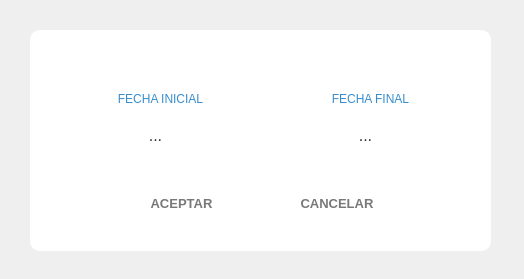
<?xml version="1.0" encoding="UTF-8"?>
<ui version="4.0">
 <class>DateRangeSelection</class>
 <widget class="QWidget" name="DateRangeSelection">
  <property name="geometry">
   <rect>
    <x>0</x>
    <y>0</y>
    <width>524</width>
    <height>279</height>
   </rect>
  </property>
  <property name="windowTitle">
   <string>Form</string>
  </property>
  <widget class="MyLabelAnimated" name="pb_fecha_inicial">
   <property name="geometry">
    <rect>
     <x>70</x>
     <y>120</y>
     <width>171</width>
     <height>31</height>
    </rect>
   </property>
   <property name="minimumSize">
    <size>
     <width>0</width>
     <height>31</height>
    </size>
   </property>
   <property name="font">
    <font>
     <family>Segoe UI</family>
     <pointsize>12</pointsize>
    </font>
   </property>
   <property name="styleSheet">
    <string notr="true">QLabel{
	background-color: #FFFFFF; 
	border-radius: 6px;
	color:rgb(50, 50, 50);
}
QLabel:hover:!pressed{
	  background-color: #EEEEEE; 
}</string>
   </property>
   <property name="text">
    <string>...</string>
   </property>
   <property name="scaledContents">
    <bool>true</bool>
   </property>
   <property name="alignment">
    <set>Qt::AlignCenter</set>
   </property>
  </widget>
  <widget class="MyLabelAnimated" name="pb_fecha_final">
   <property name="geometry">
    <rect>
     <x>280</x>
     <y>120</y>
     <width>171</width>
     <height>31</height>
    </rect>
   </property>
   <property name="minimumSize">
    <size>
     <width>0</width>
     <height>31</height>
    </size>
   </property>
   <property name="font">
    <font>
     <family>Segoe UI</family>
     <pointsize>12</pointsize>
    </font>
   </property>
   <property name="styleSheet">
    <string notr="true">QLabel{
	background-color: #FFFFFF; 
	border-radius: 6px;
	color:rgb(50, 50, 50);
}
QLabel:hover:!pressed{
	  background-color: #EEEEEE; 
}</string>
   </property>
   <property name="text">
    <string>...</string>
   </property>
   <property name="scaledContents">
    <bool>true</bool>
   </property>
   <property name="alignment">
    <set>Qt::AlignCenter</set>
   </property>
  </widget>
  <widget class="QLabel" name="lb_prioridad">
   <property name="geometry">
    <rect>
     <x>90</x>
     <y>90</y>
     <width>141</width>
     <height>17</height>
    </rect>
   </property>
   <property name="styleSheet">
    <string notr="true">font: 10pt &quot;Segoe UI Semilight&quot;;
color: rgb(54, 141, 206);</string>
   </property>
   <property name="text">
    <string>FECHA INICIAL</string>
   </property>
   <property name="alignment">
    <set>Qt::AlignCenter</set>
   </property>
  </widget>
  <widget class="QLabel" name="lb_prioridad_2">
   <property name="geometry">
    <rect>
     <x>300</x>
     <y>90</y>
     <width>141</width>
     <height>17</height>
    </rect>
   </property>
   <property name="styleSheet">
    <string notr="true">font: 10pt &quot;Segoe UI Semilight&quot;;
color: rgb(54, 141, 206);</string>
   </property>
   <property name="text">
    <string>FECHA FINAL</string>
   </property>
   <property name="alignment">
    <set>Qt::AlignCenter</set>
   </property>
  </widget>
  <widget class="QWidget" name="layoutWidget">
   <property name="geometry">
    <rect>
     <x>150</x>
     <y>190</y>
     <width>224</width>
     <height>28</height>
    </rect>
   </property>
   <layout class="QHBoxLayout" name="horizontalLayout_4">
    <item>
     <widget class="QPushButton" name="pb_aceptar">
      <property name="font">
       <font>
        <family>Segoe UI</family>
        <pointsize>10</pointsize>
        <weight>75</weight>
        <bold>true</bold>
       </font>
      </property>
      <property name="styleSheet">
       <string notr="true">QPushButton{
	border-radius: 3px;
	color:rgb(120, 120, 120);
}
QPushButton:hover:!pressed{
	  background-color: #EEEEEE; 
}</string>
      </property>
      <property name="text">
       <string>ACEPTAR</string>
      </property>
      <property name="icon">
       <iconset resource="assets.qrc">
        <normaloff>:/icons/accept.png</normaloff>:/icons/accept.png</iconset>
      </property>
      <property name="iconSize">
       <size>
        <width>20</width>
        <height>20</height>
       </size>
      </property>
      <property name="flat">
       <bool>true</bool>
      </property>
     </widget>
    </item>
    <item>
     <spacer name="horizontalSpacer_3">
      <property name="orientation">
       <enum>Qt::Horizontal</enum>
      </property>
      <property name="sizeHint" stdset="0">
       <size>
        <width>40</width>
        <height>20</height>
       </size>
      </property>
     </spacer>
    </item>
    <item>
     <widget class="QPushButton" name="pb_cancelar">
      <property name="font">
       <font>
        <family>Segoe UI</family>
        <pointsize>10</pointsize>
        <weight>75</weight>
        <bold>true</bold>
       </font>
      </property>
      <property name="styleSheet">
       <string notr="true">QPushButton{
	border-radius: 3px;
	color:rgb(120, 120, 120);
}
QPushButton:hover:!pressed{
	  background-color: #EEEEEE; 
}</string>
      </property>
      <property name="text">
       <string>CANCELAR</string>
      </property>
      <property name="icon">
       <iconset resource="assets.qrc">
        <normaloff>:/icons/cancel.png</normaloff>:/icons/cancel.png</iconset>
      </property>
      <property name="iconSize">
       <size>
        <width>20</width>
        <height>20</height>
       </size>
      </property>
      <property name="flat">
       <bool>true</bool>
      </property>
     </widget>
    </item>
   </layout>
  </widget>
  <widget class="MyLabelShine" name="label_background">
   <property name="geometry">
    <rect>
     <x>30</x>
     <y>30</y>
     <width>461</width>
     <height>221</height>
    </rect>
   </property>
   <property name="styleSheet">
    <string notr="true">background-color: #FFFFFF; 
border-radius: 10px;
/*border: 2px solid #368DCE;*/</string>
   </property>
   <property name="text">
    <string/>
   </property>
   <property name="alignment">
    <set>Qt::AlignCenter</set>
   </property>
  </widget>
  <widget class="my_label" name="lb_logo">
   <property name="geometry">
    <rect>
     <x>40</x>
     <y>40</y>
     <width>52</width>
     <height>42</height>
    </rect>
   </property>
   <property name="minimumSize">
    <size>
     <width>0</width>
     <height>0</height>
    </size>
   </property>
   <property name="maximumSize">
    <size>
     <width>200</width>
     <height>240</height>
    </size>
   </property>
   <property name="styleSheet">
    <string notr="true">border-image: url(:/icons/app_logo.png);</string>
   </property>
   <property name="text">
    <string/>
   </property>
   <property name="scaledContents">
    <bool>false</bool>
   </property>
   <property name="alignment">
    <set>Qt::AlignCenter</set>
   </property>
   <property name="wordWrap">
    <bool>false</bool>
   </property>
  </widget>
  <widget class="QPushButton" name="pb_close">
   <property name="geometry">
    <rect>
     <x>450</x>
     <y>40</y>
     <width>31</width>
     <height>31</height>
    </rect>
   </property>
   <property name="minimumSize">
    <size>
     <width>0</width>
     <height>0</height>
    </size>
   </property>
   <property name="styleSheet">
    <string notr="true">QPushButton{
	color: rgb(77, 77, 77);
	border-radius: 3px;
}
QPushButton:hover:!pressed{
	  background-color: rgba(255, 200, 200);
}
</string>
   </property>
   <property name="text">
    <string/>
   </property>
   <property name="icon">
    <iconset resource="assets.qrc">
     <normaloff>:/icons/close.png</normaloff>:/icons/close.png</iconset>
   </property>
   <property name="iconSize">
    <size>
     <width>30</width>
     <height>30</height>
    </size>
   </property>
   <property name="autoDefault">
    <bool>true</bool>
   </property>
   <property name="flat">
    <bool>true</bool>
   </property>
  </widget>
  <zorder>label_background</zorder>
  <zorder>pb_fecha_inicial</zorder>
  <zorder>pb_fecha_final</zorder>
  <zorder>lb_prioridad</zorder>
  <zorder>lb_prioridad_2</zorder>
  <zorder>layoutWidget</zorder>
  <zorder>lb_logo</zorder>
  <zorder>pb_close</zorder>
 </widget>
 <customwidgets>
  <customwidget>
   <class>MyLabelShine</class>
   <extends>QLabel</extends>
   <header location="global">mylabelshine.h</header>
  </customwidget>
  <customwidget>
   <class>my_label</class>
   <extends>QLabel</extends>
   <header location="global">my_label.h</header>
  </customwidget>
  <customwidget>
   <class>MyLabelAnimated</class>
   <extends>QLabel</extends>
   <header location="global">mylabelanimated.h</header>
  </customwidget>
 </customwidgets>
 <resources>
  <include location="assets.qrc"/>
 </resources>
 <connections/>
</ui>
